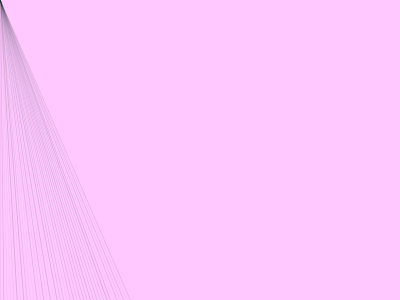
Frame 1 (no input)
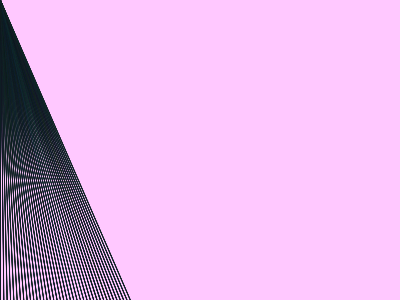
Frame 60 (the mouse pressed at the canvas centre just before this capture)
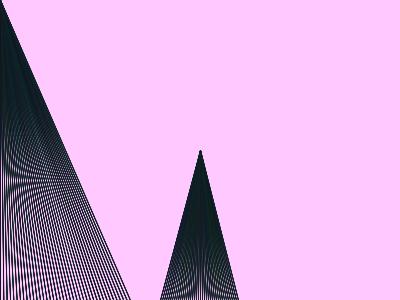
Frame 120 (the mouse held since frame 60 and released just before this capture)

The Processing sketch that drew these frames (run headless with seeded random() and noise(); from frame 60 on, the mouse is pressed at the canvas centre):

// Processing sketch: processing_27926
// ── processing_27926.pde

void setup(){
size (400, 300);
background (260, 200, 255);
smooth();
frameRate(12);
}
 
void draw (){
for (int i=0; i<width; i +=10)
drawGrass (i, 900);
 
}
void drawGrass (int x, int y){
  stroke(random(30), random(60),random(70), 40);
  strokeWeight(random(1));
  line (x, y, pmouseX, pmouseY);
}
 
                


                
                
